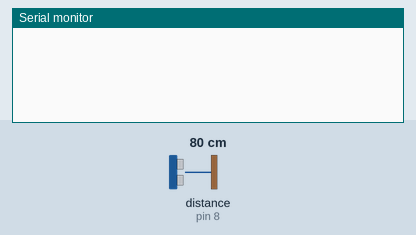
A sketch run on a simulated Arduino Uno, built with avr-gcc and run on an emulated ATmega328P. Shown: the last lines printed to the serial monitor. Wiring (inferred from the names in the program): ultrasonic range finder: trigger pin 9; echo pin 8. The test bench sets the inputs (shaded band); at power-on: distance to the obstacle (sensor on pin 8) 80 cm. The echo pulse lasts 58.3 µs per cm.

Above: at 1.3 s.
1.4 s: distance to the obstacle (sensor on pin 8) set to 2 cm
At 1.9 s:
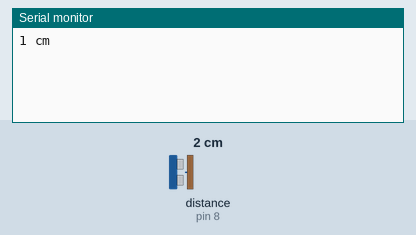
3.5 s: distance to the obstacle (sensor on pin 8) set to 18 cm
At 3.83 s:
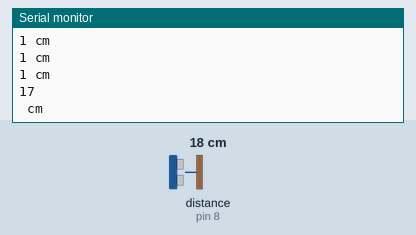

The sketch:

HC04.ino
```cpp
#define trigPin 9
#define echoPin 8
#define led1 2
#define led2 3
#define led3 4


void setup() {
  Serial.begin (9600);
  pinMode(trigPin, OUTPUT);
  pinMode(echoPin, INPUT);
  digitalWrite(led1, LOW);
  digitalWrite(led2, LOW);
  digitalWrite(led3, LOW);

}
void loop() {
  long sure, mesafe;
  digitalWrite(trigPin, LOW);
  delayMicroseconds(2);
  digitalWrite(trigPin, HIGH);
  delayMicroseconds(10);
  digitalWrite(trigPin, LOW);
  sure = pulseIn(echoPin, HIGH);

  mesafe = (sure / 2) / 29.1;

  if (mesafe <= 20 && mesafe >= 16 ) {
    Serial.println(mesafe);
    Serial.println(" cm");
    digitalWrite(led1, HIGH);
    digitalWrite(led2, LOW);
    digitalWrite(led3, LOW);
  }
  else if (mesafe <= 15 && mesafe >= 11) {
    Serial.print(mesafe);
    Serial.println(" cm");
    digitalWrite(led1, HIGH);
    digitalWrite(led2, HIGH);
    digitalWrite(led3, LOW);
  }
  else if (mesafe <= 10) {
    Serial.print(mesafe);
    Serial.println(" cm");
    digitalWrite(led1, HIGH);
    digitalWrite(led2, HIGH);
    digitalWrite(led3, HIGH);
  }
  delay(500);
}
```

Measured:
- after the input at 1.4 s, the serial monitor: prints a new line after 0.12 s (image 1)
- after the input at 3.5 s, the serial monitor: prints a new line at once (image 2)
